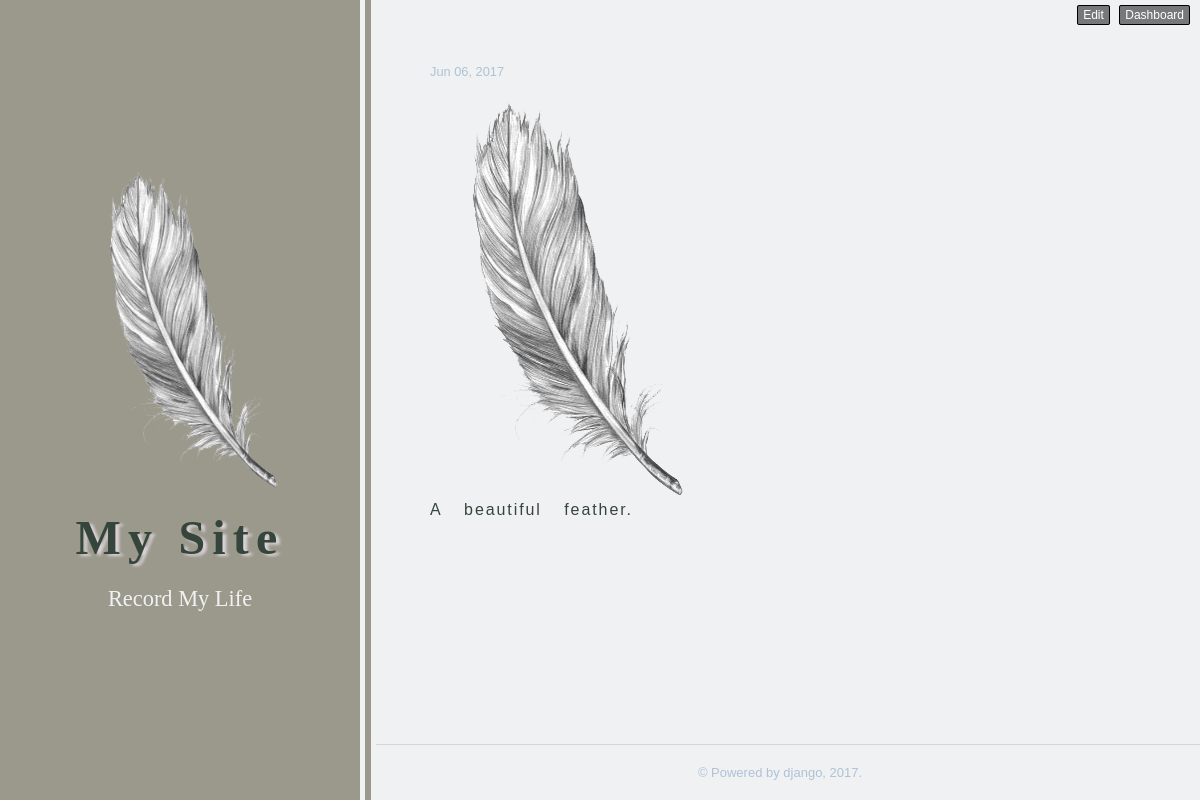
The app's page /post/4/ with its own data.
### blog/models.py (models this page shows)
class Post(models.Model):
    content = models.TextField(blank=True)
    pub_date = models.DateTimeField(auto_now_add=True, editable=False)

class Photo(Post):
    image = models.ImageField(upload_to='blog_photo')

### blog/views.py (the view)
# urls.py: url(r'^post/(?P<pk>\d+)/$', post_detail, name='post_detail')
def post_detail(request, pk):
    post = Post.objects.get(pk=pk)
    return render(request, "post.html", {'post': post})

### templates/post.html (shortened to what this page needs)
{% extends "base.html" %}
{% block main %}
            <div class="content-wrapper post">
                {% if post.text %}
                <article class="text-post">
                    <h2>
                        <a href="{% url 'post_detail' pk=post.pk %}">{{ post.text.title }}</a>
                    </h2>
                    <time>
                        <a href="{% url 'post_detail' pk=post.pk %}">{{ post.pub_date|date:"M d, Y"}}</a>
                    </time>
                {% elif post.photo %}
                <article class="photo-post">
                    <time>
                        <a href="{% url 'post_detail' pk=post.pk %}">{{ post.pub_date|date:"M d, Y"}}</a>
                    </time>
                    <img src="{{ post.photo.image.url }}" alt=""><br>
                {% else %}
                <article class="link-post">
                    <time>
                        <a href="{% url 'post_detail' pk=post.pk %}">{{ post.pub_date|date:"M d, Y"}}</a>
                    </time>
                    <a href="{{ post.link.url }}">{{ post.link.url }}</a>
                {% endif %}
                    <div class="content read-more-block">
                        {{ post.content }}
                    </div>
                </article>
            </div>
{% endblock %}

### assets/css/style.css (style rules this page uses)
* { margin: 0; padding: 0; vertical-align: baseline; border: 0; }
a { text-decoration: none; }
html { overflow-x: hidden; overflow-y: scroll; height: 100%; }
body { display: table; box-sizing: border-box; padding-left: 30%; table-layout: fixed; width: 100%; height: 100%; background: #eff1f3; font-family: Tahoma,"Trebuchet MS","Nimbus Sans L",Arial,"Franklin Gothic Medium","Helvetica Neue",Geneva,Verdana,"URW Gothic L","Gill Sans",Helvetica ,"Lucida Sans Unicode","Arial Black","Lucida Grande","Microsoft Sans Serif",sans-serif; font-size: 16px; font-weight: 300; color: #36453b; }
article { padding: 4em 0 2.125em; word-wrap: break-word; }
article a { color: #9a998c; }
article .content { line-height: 1.5; letter-spacing: .12em; word-spacing: 1em; }
time { display: table; color: #afc2d5; margin-bottom: 1.5em; font-size: .8em; }
time a { color: inherit !important; }
.content-wrapper { margin: 0 auto; padding: 0 40px 1.875em; max-width: 700px; }
.read-more-block { height: 10em; overflow: hidden; background-color: #eff1f3; }

### records on screen
Post: pub_date "Jun 06, 2017", photo.image (picture), content "A beautiful feather."
